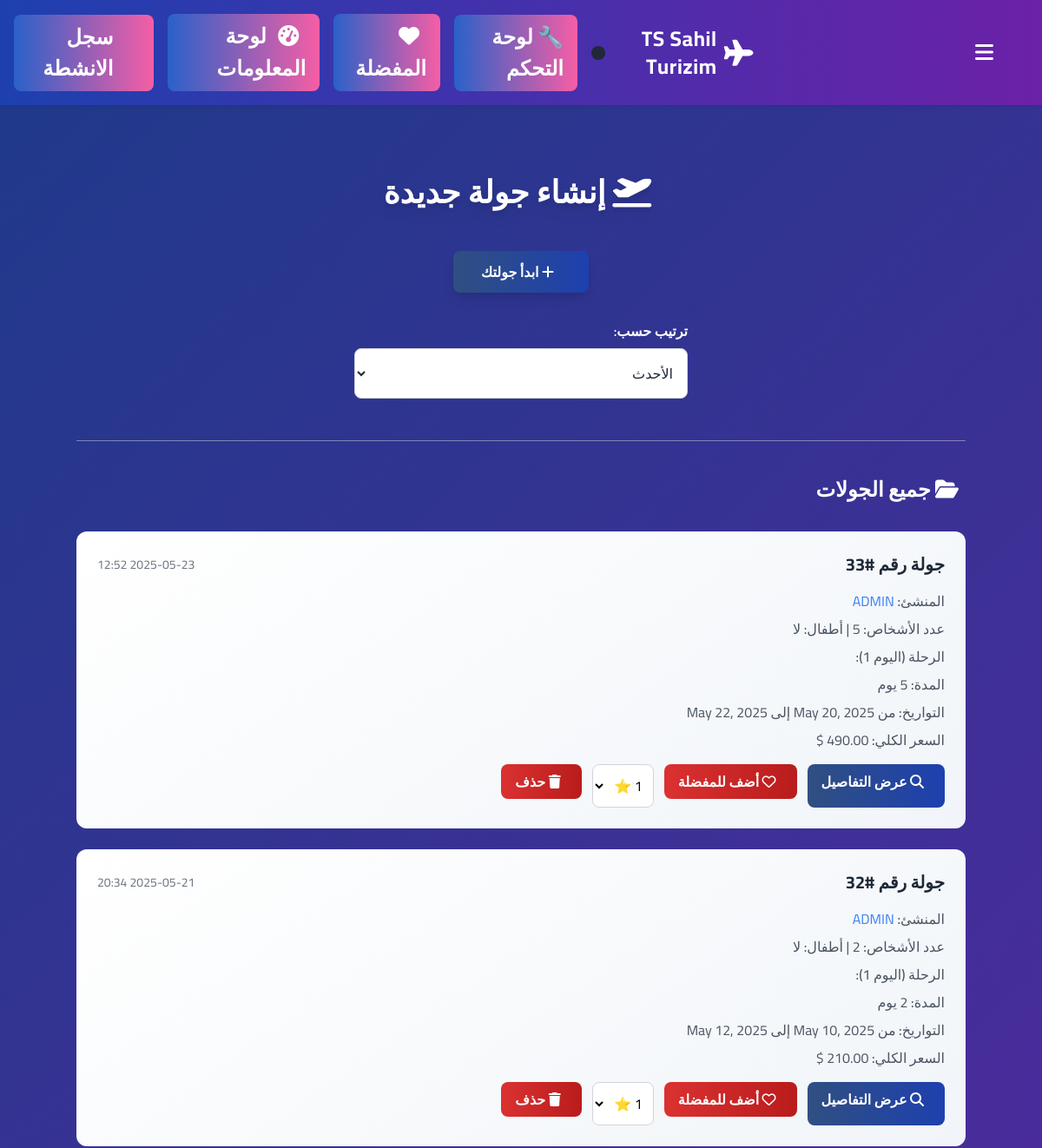
/tours/create/ (signed in, upper part), run on an earlier commit of the app's database.
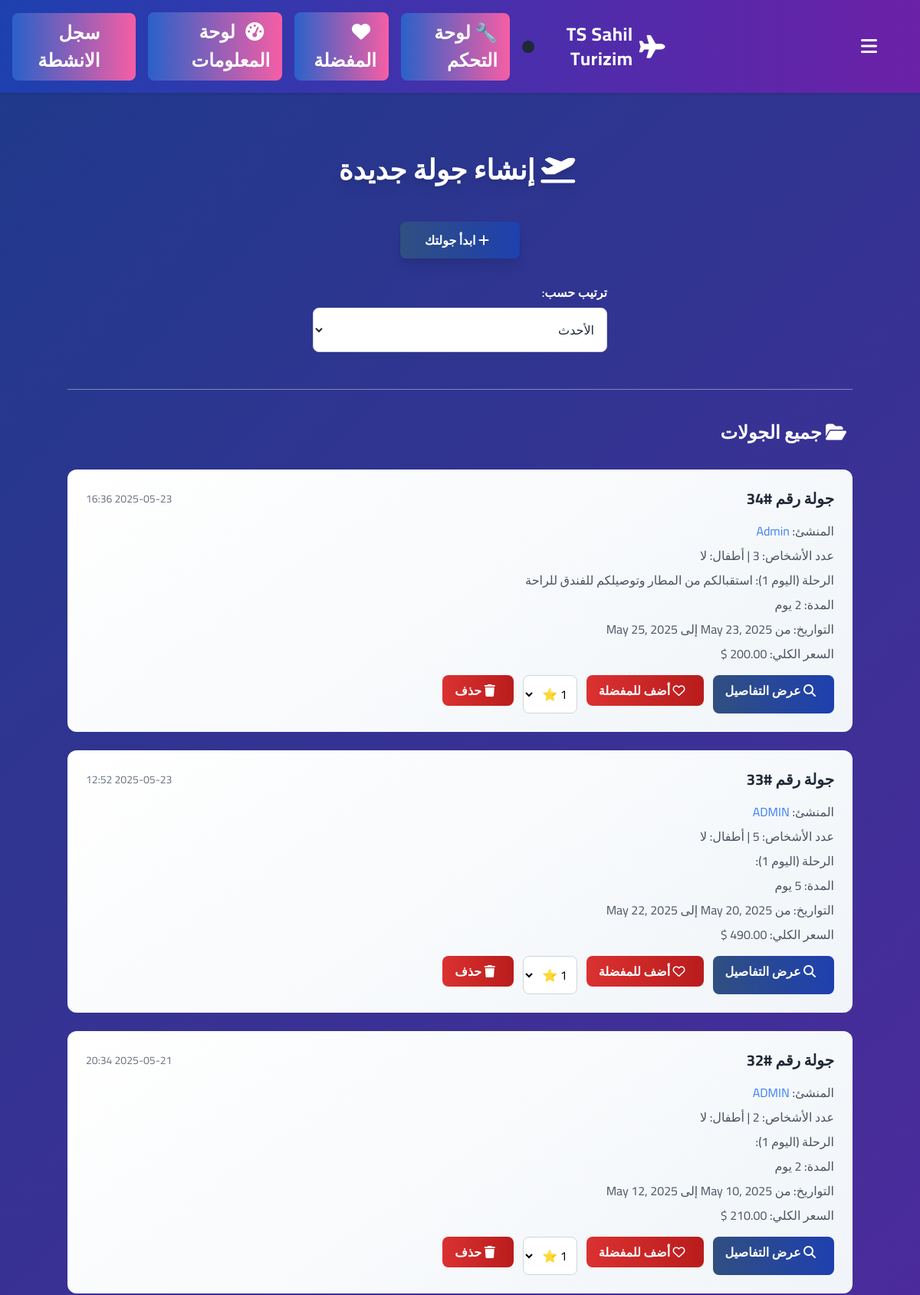
And on a later commit of the database.
### hotels/models.py (models this page shows, shortened)
class Tour(models.Model):
    user = models.ForeignKey(User, on_delete=models.CASCADE)
    num_people = models.PositiveIntegerField()
    has_kids = models.BooleanField(default=False)
    num_days = models.PositiveIntegerField()
    start_date = models.DateField()
    end_date = models.DateField()
    total_price = models.DecimalField(max_digits=10, decimal_places=2)
    created_at = models.DateTimeField(auto_now_add=True)
    rating = models.PositiveIntegerField(default=0)

class TourDay(models.Model):
    tour = models.ForeignKey(Tour, related_name='tour_days', on_delete=models.CASCADE)
    day_number = models.PositiveIntegerField()
    hotel = models.ForeignKey(Hotel, on_delete=models.CASCADE)
    journey = models.ForeignKey('Journey', on_delete=models.SET_NULL, null=True, blank=True)
    activity = models.CharField(max_length=200, blank=True)
    note = models.TextField(blank=True)
    price = models.DecimalField(max_digits=6, decimal_places=2, default=0)

class Journey(models.Model):
    name = models.CharField(max_length=200)
    description = models.TextField()
    icon = models.CharField(max_length=50, blank=True, help_text="مثال: 🏕🌲🌴")

### hotels/views.py (the view, shortened to what this page needs)
# urls.py: path('tours/create/', create_tour, name='create_tour'),
@login_required
def create_tour(request):
    user_tours = Tour.objects.filter(user=request.user).order_by('-created_at')
    tours = Tour.objects.all().order_by('-created_at')
    user_ratings = {r.tour.id: r.rating for r in TourRating.objects.filter(user=request.user)}
    user_favorites = set(FavoriteTour.objects.filter(user=request.user).values_list('tour_id', flat=True))
    sort = request.GET.get('sort', 'newest')  # القيمة الافتراضية
    if sort == 'oldest':
        tours = Tour.objects.all().order_by('created_at')
    elif sort == 'expensive':
        tours = Tour.objects.all().order_by('-total_price')
    elif sort == 'cheapest':
        tours = Tour.objects.all().order_by('total_price')
    else:  # newest
     tours = Tour.objects.all().order_by('-created_at')
    return render(request, 'hotels/create_tour.html', {
        'user_tours': user_tours,
        'tours': tours,
        'user_ratings': user_ratings,
        'user_favorites': user_favorites,
        'star_range' : [1, 2 , 3 , 4 , 5],
    })

### hotels/templatetags/custom_filters.py (called while the page is built)
@register.filter
def get_item(dictionary, key):
    return dictionary.get(key)

### hotels/templates/hotels/create_tour.html (shortened to what the changed rows need)
{% extends 'hotels/base.html' %}
{% block content %}
{% load custom_filters %}
<link href="https://cdn.jsdelivr.net/npm/tailwindcss@2.2.19/dist/tailwind.min.css" rel="stylesheet">
<link href="https://cdnjs.cloudflare.com/ajax/libs/font-awesome/6.4.0/css/all.min.css" rel="stylesheet">
<div class="min-h-screen py-12 px-4 sm:px-6 lg:px-8">
  <div class="max-w-5xl mx-auto">
    <div class="text-center mb-12">
      <h2 class="text-4xl font-bold text-white drop-shadow-lg">
        <i class="fas fa-plane-departure mr-2"></i> إنشاء جولة جديدة
      </h2>
    </div>
    {% for tour in tours %}
      <div class="tour-card rounded-xl p-6 mb-6">
        <div class="flex justify-between items-center mb-4">
          <h5 class="text-xl font-bold text-gray-800">جولة رقم #{{ tour.id }}</h5>
          <span class="text-gray-500 text-sm">{{ tour.created_at|date:"Y-m-d H:i" }}</span>
        </div>
        <div class="space-y-2">
          <p class="text-gray-600"><span class="font-medium">المنشئ:</span> <a href="{% url 'user_profile' tour.user.username %}" class="text-blue-500 hover:underline">{{ tour.user.username }}</a></p>
          <p class="text-gray-600"><span class="font-medium">عدد الأشخاص:</span> {{ tour.num_people }} | <span class="font-medium">أطفال:</span> {{ tour.has_kids|yesno:"نعم,لا" }}</p>
          <p class="text-gray-600"><span class="font-medium">الرحلة (اليوم 1):</span> {{ tour.tour_days.first.journey.name }} {{ tour.tour_days.first.journey.icon }}</p>
          <p class="text-gray-600"><span class="font-medium">المدة:</span> {{ tour.num_days }} يوم</p>
          <p class="text-gray-600 mt-1"><span class="font-medium">التواريخ:</span> من {{ tour.start_date }} إلى {{ tour.end_date }}</p>
          <p class="text-gray-600"><span class="font-medium">السعر الكلي:</span> {{ tour.total_price }} $</p>
        </div>
        <div class="flex gap-3 mt-4">
          <a href="{% url 'view_tour_detail' tour.id %}" class="btn-primary text-white font-semibold py-2 px-4 rounded-lg">
            <i class="fas fa-search mr-2"></i> عرض التفاصيل
          </a>
          {% if user == tour.user or user.is_superuser %}
            <form method="post" action="{% url 'toggle_favorite' tour.id %}" class="inline">
              <button type="submit" class="btn-danger text-white font-semibold py-2 px-4 rounded-lg">
                {% if tour.id in user_favorites %}
                  <i class="fas fa-heart mr-2"></i> مفضلة
                {% else %}
                  <i class="far fa-heart mr-2"></i> أضف للمفضلة
                {% endif %}
              </button>
            </form>
            <form method="post" action="{% url 'rate_tour' tour.id %}" class="inline">
  <select name="rating" onchange="this.form.submit()" class="p-2 rounded-lg border border-gray-300 text-black bg-white">
    {% for i in star_range %}
      <option value="{{ i }}" {% if user_ratings|get_item:tour.id == i %}selected{% endif %}>
        {{ i }} ⭐
      </option>
    {% endfor %}
  </select>
</form>
            <form action="{% url 'delete_tour' tour.id %}" method="post" class="inline">
              <button type="submit" class="btn-danger text-white font-semibold py-2 px-4 rounded-lg">
                <i class="fas fa-trash mr-2"></i> حذف
              </button>
            </form>
          {% endif %}
        </div>
      </div>
    {% empty %}
      <p class="text-gray-300 text-center text-lg">
        <i class="fas fa-ban mr-2"></i> لا توجد جولات محفوظة بعد.
      </p>
    {% endfor %}
  </div>
</div>
{% endblock %}

What changed in the data, as far as the page shows it:
added Tour: id "34", created_at "2025-05-23 16:36", user.username "Admin", has_kids "لا", tour_days.first.journey.name "استقبالكم من المطار وتوصيلكم للفندق للراحة", end_date "May 25, 2025", shows "أضف للمفضلة"
